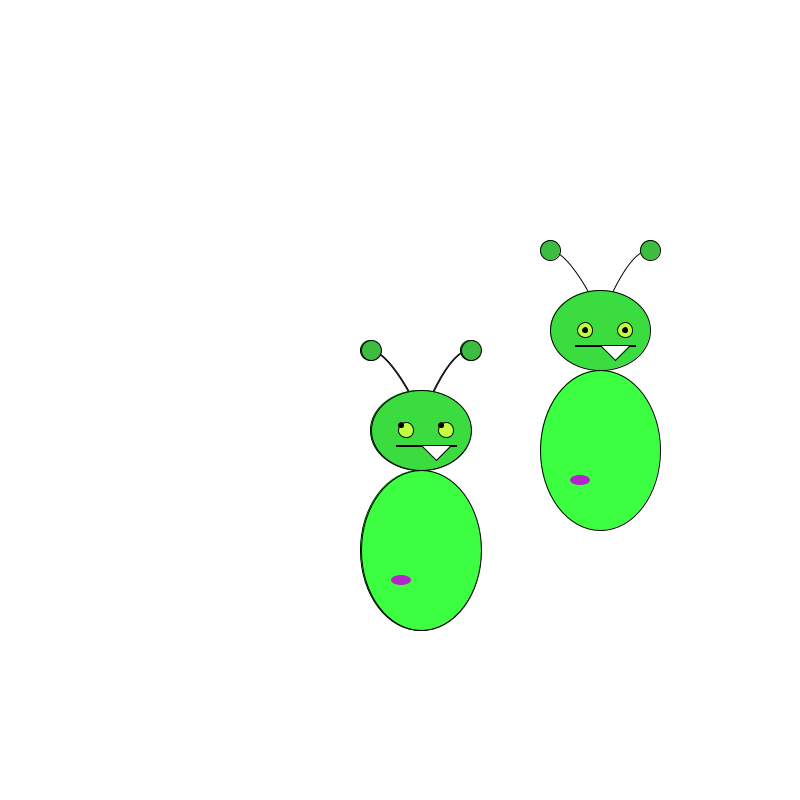
Frame 1 (no input)
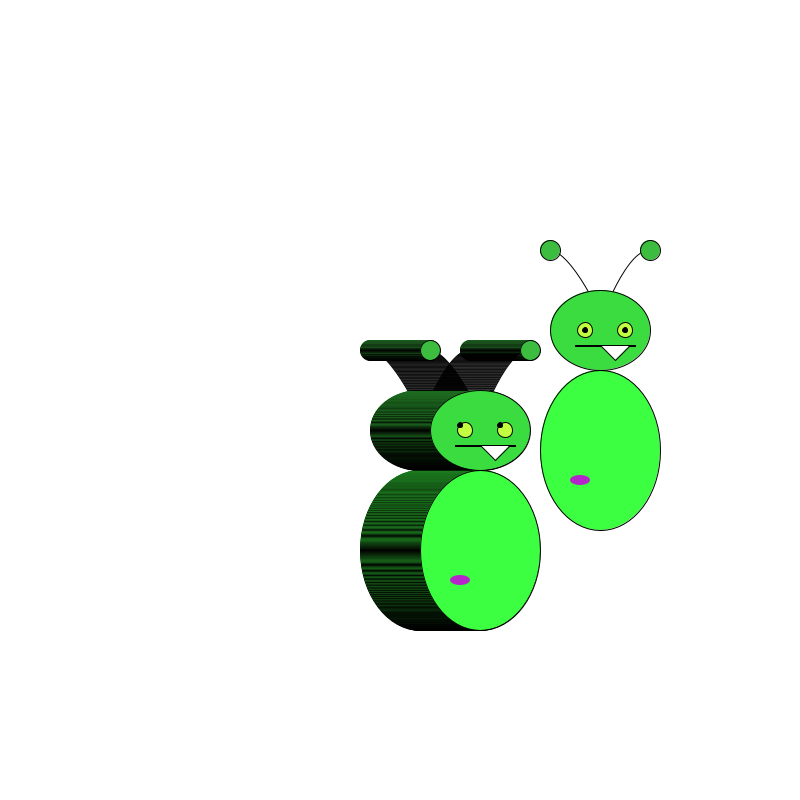
Frame 60 (the mouse pressed at the canvas centre just before this capture)
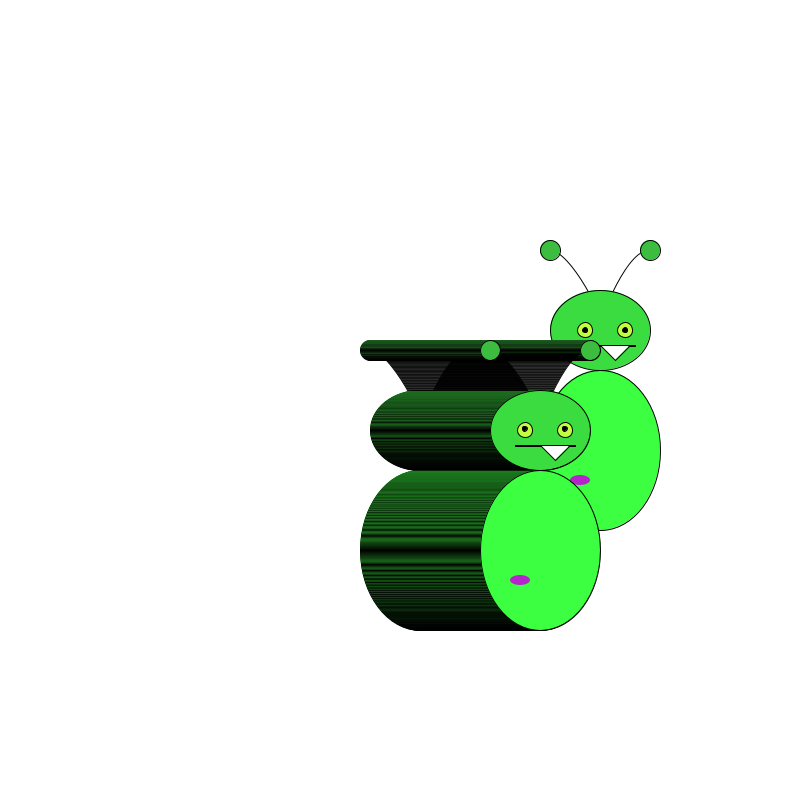
Frame 120 (the mouse held since frame 60 and released just before this capture)

The Processing sketch that drew these frames (run headless with seeded random() and noise(); from frame 60 on, the mouse is pressed at the canvas centre):

// Processing sketch: oopDemoInClass
// ── oopDemoInClass.pde
Monster fred;  // declaring the variable fred as Monster. giving fred a data type
Monster sally;

void setup(){
  size(800, 800);
  background(255);
                         // calling the class constructor
  fred = new Monster(20, 150);  // a new instance of the monster, as fred
  sally = new Monster(200, 50); // objects. objects are instances of a class; the cookie
  
  fred.display();
  sally.display();
}


void draw(){
  //background(255);
  
  
  fred.move(1, 0);
  fred.update();  // dot synatx is how you execute methods of a class
  fred.display();
  
  
  if(fred.x > 300){
    fred.x = width/2;
  }
  print("fred is at: ");
  println(fred.x);
  
}
  
// ── Monster.pde
class Monster {
  // global for the class
  // I can access these outside of the class via dot syntaz
  // data
  int w = 800;
  color wort = color(181, 35, 203);
  float wanderX, wanderY;

  int x, y;

  Monster(int xLoc, int yLoc) {  // values passed in, on construction
    x = xLoc;
    y = yLoc;
  }

  // a "method" is a function that exists inside of a class
  
  void display() {
    //Monster Body
    smooth();

    curve(w/2 - 100 + x, w/2-100 + y, w/2 - 50 + x, w/2-200 + y, w/2 + 10 + x, w/2 -100 + y, w/2 -20 + x, w/2 + 20 + y); //left antenna
    curve(w/2 + 120 + x, w/2-80 + y, w/2 + 50 + x, w/2-200 + y, w/2 - 10 + x, w/2 - 100 + y, w/2 -20 + x, w/2 + 40 + y); //right antenna
    fill(59, 275, 64); //darker green
    ellipse(w/2 + x, w/2 + y, 120, 160); //body
    fill(wort); // purple
    noStroke(); 
    ellipse(w/2 - 20 + x, w/2 + 30 + y, 20, 10);  //wart

    // head
    fill(59, 220, 64); // lighter green
    stroke(0); 
    ellipse(w/2 + x, w/2 - 120 + y, 100, 80); //head
    fill(0);
    rect(w/2 - 25 + x, w/2 - 105 + y, 60, 1); //mouth
    fill(255);
    triangle(w/2 + 15 + x, w/2 - 90 + y, w/2 + x, w/2-105 + y, w/2 + 30 + x, w/2 - 105 + y); //tooth
    // eyes
    fill(193, 255, 64); //greenish yellow
    ellipse(w/2 - 15 + x, w/2 - 120 + y, 15, 15); //left eye
    ellipse(w/2 + 25 + x, w/2 - 120 + y, 15, 15); //right eye
    fill(0);
    ellipse(w/2 - 15 + 0 + x + wanderX, w/2 - 120 + 0 + y + wanderY, 5, 5); //left pupil
    ellipse(w/2 + 25 + 0 + x + wanderX, w/2 - 120 + 0 + y + wanderY, 5, 5); //right pupil
    noFill();
    // end eyes
    // rest of head
    fill(60, 189, 64); //lighter green
    ellipse(w/2 - 50 + x, w/2 - 200 + y, 20, 20); // left antenna point
    ellipse(w/2 + 50 + x, w/2 - 200 + y, 20, 20); // right antenna point
    noFill();
  }

  void update() {
    wanderX = map(mouseX, 0, width, -5, 4);
    wanderY = map(mouseX, 0, width, -5, 2);
  }
  
  void move(int valA, int valB){
    x += valA;
    
  }


}
